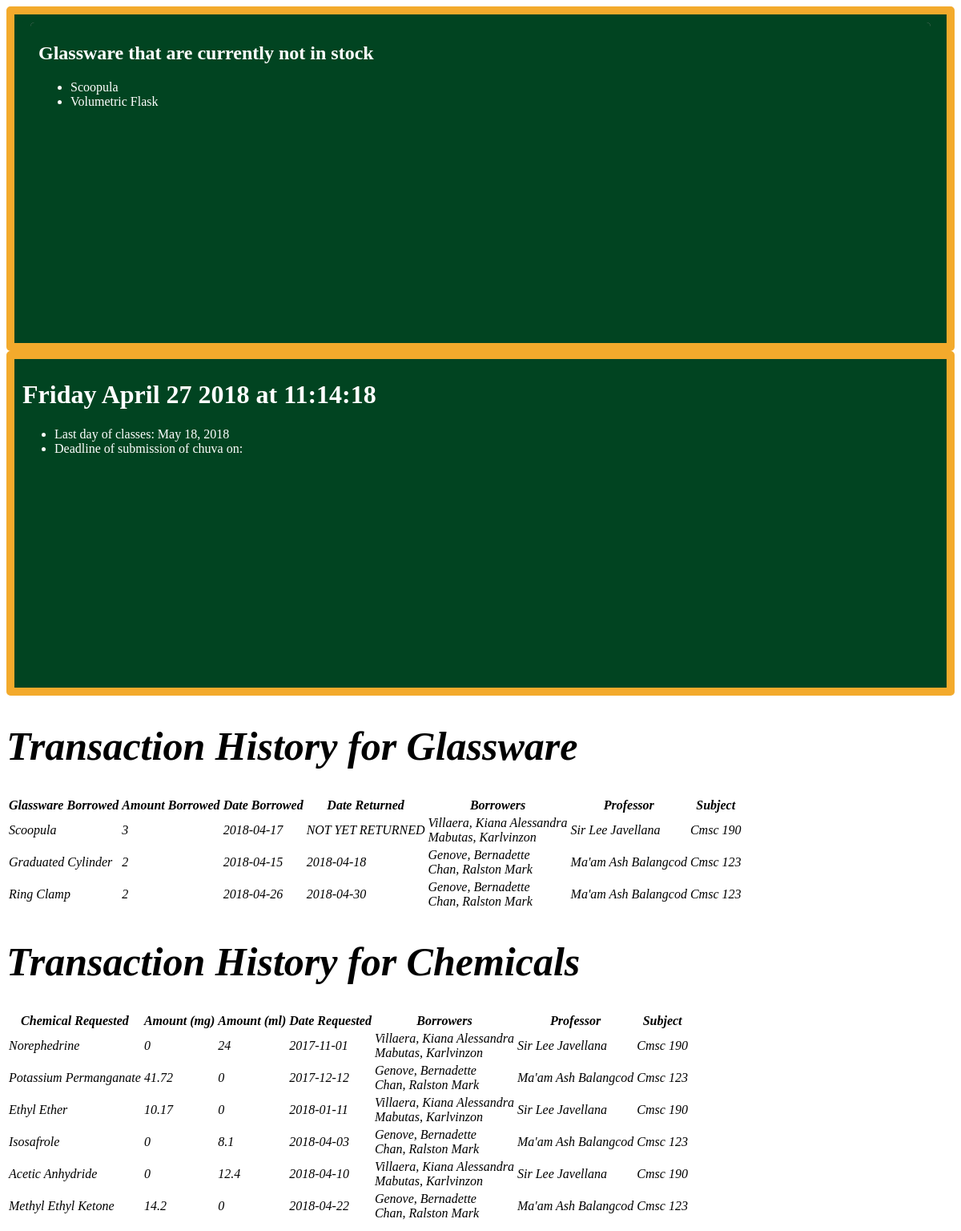
The page /128_hist1/Kianalessandra/home.php on the database as committed earlier.
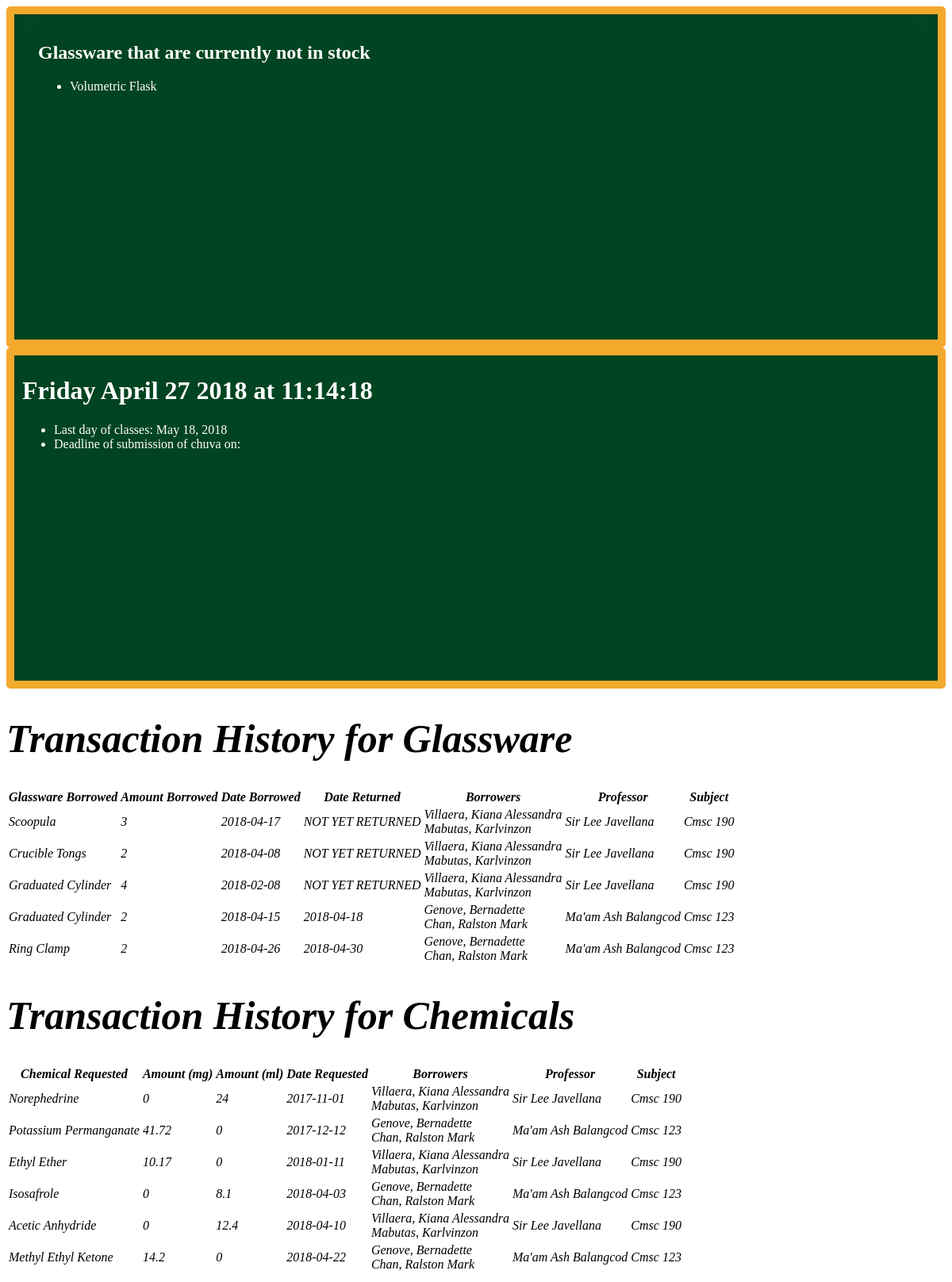
The same page on the database as committed later.
### tables this page shows
CREATE TABLE `glasswares` (
  `Glassware_Id` int(11) NOT NULL,
  `Name` varchar(256) NOT NULL,
  `Quantity_Available` int(11) NOT NULL
);

CREATE TABLE `transaction` (
  `Trans_Id` int(11) NOT NULL,
  `Glassware_Id` int(11) DEFAULT NULL,
  `Chemical_Id` int(11) DEFAULT NULL,
  `Group_Id` int(11) NOT NULL,
  `Qty_Borrowed_Glasswares` int(11) NOT NULL,
  `Qty_Borrowed_Chemicals_ml` float NOT NULL,
  `Qty_Borrowed_Chemicals_mg` float NOT NULL,
  `Date_Borrowed` date NOT NULL,
  `Date_Returned` date DEFAULT NULL
);

CREATE TABLE `borrower` (
  `Borrower_Id` int(11) NOT NULL,
  `First_Name` varchar(256) NOT NULL,
  `Last_Name` varchar(256) NOT NULL,
  `Student_Number` varchar(20) NOT NULL,
  `Amt_of_transactions` int(11) NOT NULL,
  `Group_Id` int(11) NOT NULL
);

CREATE TABLE `group_table` (
  `Group_Id` int(11) NOT NULL,
  `Professor` varchar(256) NOT NULL,
  `Subject` varchar(256) NOT NULL
);

CREATE TABLE `chemicals` (
  `Chemical_Id` int(11) NOT NULL,
  `Name` varchar(256) NOT NULL,
  `Quantity_Available_ml` float DEFAULT NULL,
  `Quantity_Available_mg` float DEFAULT NULL,
  `Original_Amt` float NOT NULL
);

### 128_hist1/Kianalessandra/home.php (the view, shortened to what this page needs)
<?php
	$MyUserName = "root";
	$MyPassword = "";
	$MyDBName = 'chem_glasswares';
	$MyConnection = mysqli_connect($MyServer, $MyUserName, $MyPassword, $MyDBName);
?>
									<?php
										$MySearchQuery = "SELECT * FROM chemicals WHERE Quantity_Available_ml < 0.3*(Original_Amt) OR Quantity_Available_mg < 0.3*(Original_Amt)";
										$MyValues = $MyConnection -> query($MySearchQuery);
									?>
<!DOCTYPE html>
<html>
<head>
	<link rel="stylesheet" type="text/css" href="css/home.css">
</head>
<body>
	<div class="container-fluid hbod">
		<div class="container-fluid row justify-content-center first-row">
			<div id="home-tops" class="col-lg-8"  >
				<div class="container-fluid" style="background-color: #014421;color:white;">
					<div class="row" id="no-gutter">
						<div class="col-sm" style="background-color: #014421;color:white;">
							<h2> Glassware that are currently not in stock</h2>
      						<p>
      							<ul>
								<?php
									$MySearchQuery = "SELECT * FROM glasswares WHERE Quantity_Available = 0";
										$MyValues = $MyConnection -> query($MySearchQuery);
										if (($MyValues -> num_rows) > 0)
										{
											while ($MyResults = $MyValues -> fetch_assoc())
											{
												echo '<li>'.$MyResults['Name'];
											}
										}
									?>
</ul>
      						</p>
   						 </div>
					</div>
				</div>
			</div>
			<div class="col-lg-3 timestamp align-text-middle" id="home-tops">
				<h1><span id="date_time" style="color:white"></span></h1>
					<ul style="color:white">
						<li> Last day of classes: May 18, 2018
						<li> Deadline of submission of chuva on:
					</ul>
			</div>
		</div>
		<div  >
			<div class="col-lg-12" style="background-color:white">
				<h1 class="jumbotron-fluid text-center py-4" style="font-size: 50px"><em>Transaction History for Glassware</h1>
	    		<div class="container" style="background-color:white">
			          		<table class="table" style="background-color:white">
			          			<thead class="text-center" >
					            	<tr>
						                <th>Glassware Borrowed</th>
										<th>Amount Borrowed</th>
										<th>Date Borrowed</th>
										<th>Date Returned</th>
						                <th>Borrowers</th>
						                <th>Professor</th>
										<th>Subject </th>
					            	</tr>
					            </thead>
					            <tbody >
									<?php
										$MySearchQuery = "SELECT * FROM transaction JOIN glasswares USING (Glassware_Id) ORDER BY transaction.Date_Returned";
										$MyValues = $MyConnection -> query($MySearchQuery);
										if (($MyValues -> num_rows) > 0)
										{
											while ($MyResults = $MyValues -> fetch_assoc())
											{
												echo '<tr>';
												echo '<td>'.$MyResults['Name'].'</td>';
												echo '<td>'.$MyResults['Qty_Borrowed_Glasswares'].'</td>';
												echo '<td>'.$MyResults['Date_Borrowed'].'</td>';
												if (is_null($MyResults['Date_Returned'])){
													echo '<td>'.'NOT YET RETURNED'.'</td>';
												}else{
													echo '<td>'.$MyResults['Date_Returned'].'</td>';
												}
												$grp_id = $MyResults ['Group_Id'];
												$t_id = $MyResults['Trans_Id'];
												echo '<td>';
												$MySearchQuery2 = "SELECT * FROM borrower JOIN group_table USING (Group_Id) WHERE group_table.Group_Id = $grp_id";
												$MyValues2 = $MyConnection -> query($MySearchQuery2);
												while ($MyResults2 = $MyValues2 -> fetch_assoc())
												{
													echo $MyResults2['Last_Name'].', '.$MyResults2['First_Name'].'<br> ';
												}
												echo '</td>';
												$MySearchQuery3 = "SELECT * FROM group_table JOIN transaction USING (Group_Id) WHERE transaction.Glassware_Id>0  AND transaction.Group_Id = $grp_id AND transaction.Trans_Id = $t_id";
												$MyValues3 = $MyConnection -> query($MySearchQuery3);
												while ($MyResults3 = $MyValues3 -> fetch_assoc())
												{
													echo '<td>'.$MyResults3['Professor'].'</td>';
													echo '<td>'.$MyResults3['Subject'].'</td>';
												}
												echo '</tr>';
											}
										}
									?>
					        	</tbody>
					        </table>
				</div>
				<h1 class="jumbotron-fluid text-center py-4" style="font-size: 50px"><em>Transaction History for Chemicals</h1>
				<div class="container" style="background-color:white">
			          		<table class="table" style="background-color:white">
			          			<thead class="text-center" >
					            	<tr>
						                <th>Chemical Requested</th>
										<th>Amount (mg)</th>
										<th>Amount (ml)</th>
						                <th>Date Requested</th>
										<th>Borrowers</th>
						                <th>Professor</th>
										<th>Subject </th>
					            	</tr>
					            </thead>
					            <tbody >
									<?php
										$MySearchQuery = "SELECT * FROM transaction JOIN chemicals USING (Chemical_Id) ORDER BY transaction.Date_Returned";
										$MyValues = $MyConnection -> query($MySearchQuery);
										if (($MyValues -> num_rows) > 0)
										{
											while ($MyResults = $MyValues -> fetch_assoc())
											{
												echo '<tr>';
												echo '<td>'.$MyResults['Name'].'</td>';
												echo '<td>'.$MyResults['Qty_Borrowed_Chemicals_mg'].'</td>';
												echo '<td>'.$MyResults['Qty_Borrowed_Chemicals_ml'].'</td>';
												echo '<td>'.$MyResults['Date_Borrowed'].'</td>';
												$grp_id = $MyResults ['Group_Id'];
												$t_id = $MyResults['Trans_Id'];
												echo '<td>';
												$MySearchQuery2 = "SELECT * FROM borrower JOIN group_table USING (Group_Id) WHERE group_table.Group_Id = $grp_id";
												$MyValues2 = $MyConnection -> query($MySearchQuery2);
												while ($MyResults2 = $MyValues2 -> fetch_assoc())
												{
													echo $MyResults2['Last_Name'].', '.$MyResults2['First_Name'].'<br> ';
												}
												echo '</td>';
												$MySearchQuery3 = "SELECT * FROM group_table JOIN transaction USING (Group_Id) WHERE transaction.Chemical_Id>0  AND transaction.Group_Id = $grp_id AND transaction.Trans_Id = $t_id";
												$MyValues3 = $MyConnection -> query($MySearchQuery3);
												while ($MyResults3 = $MyValues3 -> fetch_assoc())
												{
													echo '<td>'.$MyResults3['Professor'].'</td>';
													echo '<td>'.$MyResults3['Subject'].'</td>';
												}
												echo '</tr>';
											}
										}
									?>
					        	</tbody>
					        </table>
				</div>
			</div>
		</div>
	</div>
</body>
</html>

### css/home.css (style rules this page uses)
body { margin-bottom: 10px; }
.hbod { z-index: -10000; }
.first-row div { min-height: 400px; max-height: 400px; border-radius: 5px; padding: 5px 10px 5px 10px; background: gray; overflow-y: hidden; }
#home-tops { background-color: #014421; opacity:1; color:#f3aa2c; border-style: solid; border-width:10px; }
#no-gutter { padding-right:0; padding-left:0; padding-top:0; }

Rows that differ between the two databases and show on the page:
no longer on this page (row edited): glasswares: Name "Scoopula"
added transaction: Glassware_Id.Name "Crucible Tongs", Qty_Borrowed_Glasswares "2", Date_Borrowed "2018-04-08", shows "NOT YET RETURNED", Group_Id.Professor "Sir Lee Javellana", Group_Id.Subject "Cmsc 190", borrower (Last_Name "Villaera", First_Name "Kiana Alessandra"), borrower (Last_Name "Mabutas", First_Name "Karlvinzon")
added transaction: Glassware_Id.Name "Graduated Cylinder", Qty_Borrowed_Glasswares "4", Date_Borrowed "2018-02-08", shows "NOT YET RETURNED", Group_Id.Professor "Sir Lee Javellana", Group_Id.Subject "Cmsc 190", borrower (Last_Name "Villaera", First_Name "Kiana Alessandra"), borrower (Last_Name "Mabutas", First_Name "Karlvinzon")
